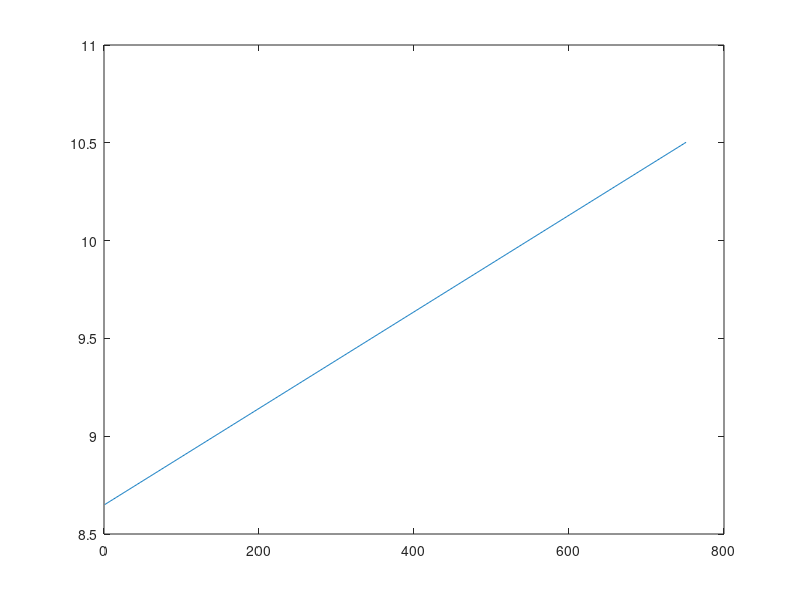

Write MATLAB code to recreate this figure.
l = dlmread('temperature.dat', ',');
l = l';

l = l(1:end-1);
A = zeros(length(l), 3);

A(:,1) = 1;
A(:,2) = 0 : 1 : length(l)-1;
A(:,3) = 0 : 1 : length(l)-1;
A(:,3) = A(:,3).^2;

x_hat = inv(A'*A) * A' * l

time_vec = A(:,2);
t = time_vec;
x2 = x_hat(3)
x1 = x_hat(2)
x0 = x_hat(1)
y = x0 + x1*t + x2*t;

close;
figure;
%plot([l, y], 'LineWidth', 2); hold on;
plot(y);